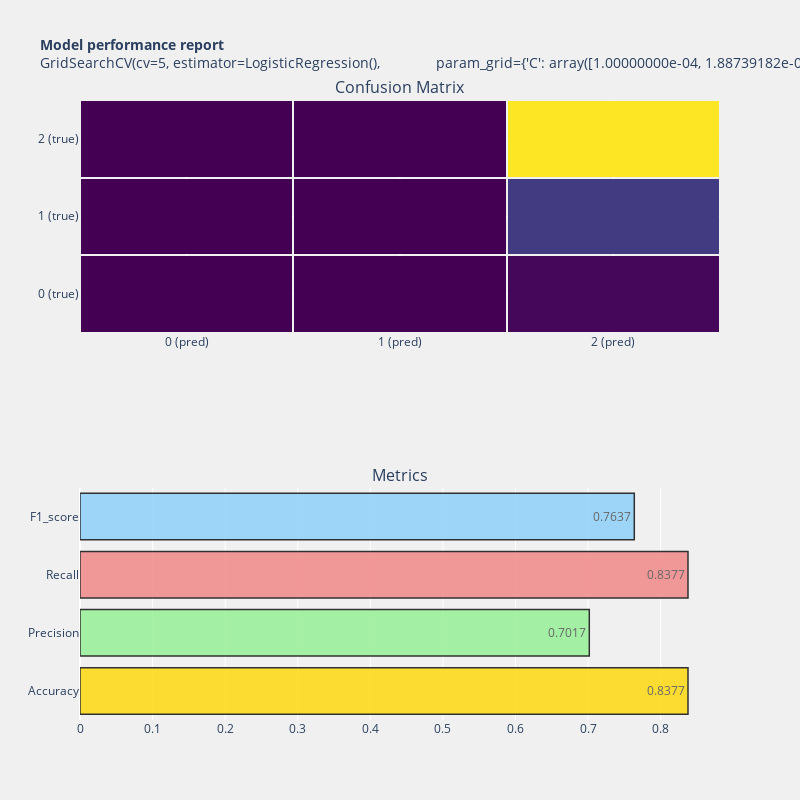

The cell this chart's notebook holds for it:
### Code cell
model_performance(gs_log_reg,y_test_enc, y_pred)

### Figure 1 — Plotly figure (JSON) as saved in the notebook; plotly's stock layout.template omitted (floating-point values rounded to 4 significant figures)
{"data": [{"colorscale": [[0, "#440154"], [0.1111, "#482878"], [0.2222, "#3e4989"], [0.3333, "#31688e"], [0.4444, "#26828e"], [0.5556, "#1f9e89"], [0.6667, "#35b779"], [0.7778, "#6ece58"], [0.8889, "#b5de2b"], [1, "#fde725"]], "showscale": false, "type": "heatmap", "x": ["0 (pred)", "1 (pred)", "2 (pred)"], "xaxis": "x", "xgap": 2, "y": ["0 (true)", "1 (true)", "2 (true)"], "yaxis": "y", "ygap": 2, "z": [[0, 0, 37], [0, 0, 363], [0, 0, 2064]]}, {"marker": {"color": ["gold", "lightgreen", "lightcoral", "lightskyblue"], "line": {"color": "#000000", "width": 1.5}}, "opacity": 0.8, "orientation": "h", "text": [0.8377, 0.7017, 0.8377, 0.7637], "textposition": "auto", "type": "bar", "x": [0.8377, 0.7017, 0.8377, 0.7637], "xaxis": "x2", "y": ["Accuracy", "Precision", "Recall", "F1_score"], "yaxis": "y2"}], "layout": {"annotations": [{"font": {"size": 16}, "showarrow": false, "text": "Confusion Matrix", "x": 0.5, "xanchor": "center", "xref": "paper", "y": 1, "yanchor": "bottom", "yref": "paper"}, {"font": {"size": 16}, "showarrow": false, "text": "Metrics", "x": 0.5, "xanchor": "center", "xref": "paper", "y": 0.375, "yanchor": "bottom", "yref": "paper"}], "autosize": true, "height": 800, "paper_bgcolor": "rgba(240,240,240, 0.95)", "plot_bgcolor": "rgba(240,240,240, 0.95)", "showlegend": false, "title": {"font": {"size": 14}, "text": "<b>Model performance report</b><br>GridSearchCV(cv=5, estimator=LogisticRegression(),\n             param_grid={'C': array([1.00000000e-04, 1.88739182e-04, 3.56224789e-04, 6.72335754e-04,\n       1.26896100e-03, 2.39502662e-03, 4.52035366e-03, 8.53167852e-03,\n       1.61026203e-02, 3.03919538e-02, 5.73615251e-02, 1.08263673e-01,\n       2.04335972e-01, 3.85662042e-01, 7.27895384e-01, 1.37382380e+00,\n       2.59294380e+00, 4.89390092e+00, 9.23670857e+00, 1.74332882e+01,\n       3.29034456e+01, 6.21016942e+01, 1.17210230e+02, 2.21221629e+02,\n       4.17531894e+02, 7.88046282e+02, 1.48735211e+03, 2.80721620e+03,\n       5.29831691e+03, 1.00000000e+04]),\n                         'solver': ['liblinear']},\n             verbose=True)"}, "width": 800, "xaxis": {"anchor": "y", "domain": [0, 1]}, "xaxis2": {"anchor": "y2", "domain": [0, 1]}, "yaxis": {"anchor": "x", "domain": [0.625, 1]}, "yaxis2": {"anchor": "x2", "domain": [0, 0.375]}}}
